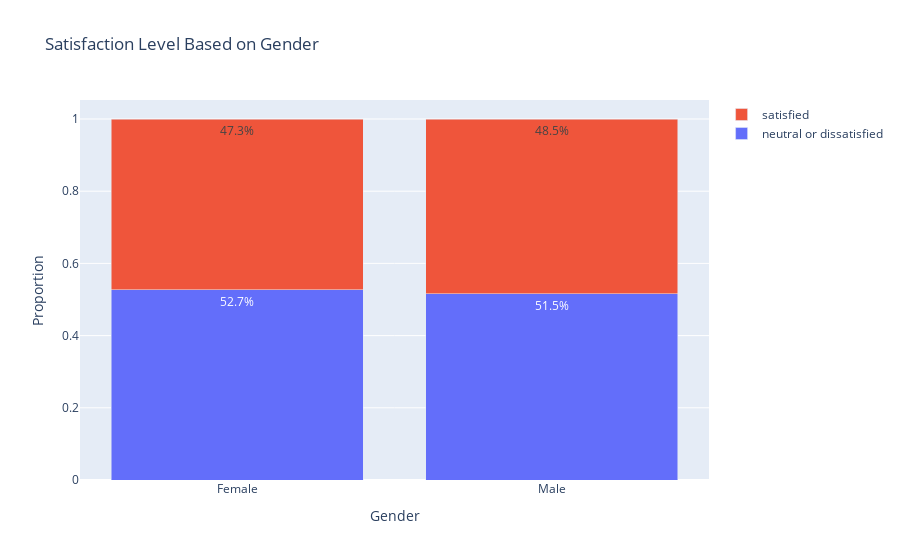

This figure's notebook cell:
### Code cell
import plotly.express as px
import plotly.graph_objects as go

satisfaction_dist = df.groupby(['Gender', 'satisfaction']).size().reset_index(name='Count')
satisfaction_dist['Proportion'] = satisfaction_dist.groupby('Gender')['Count'].transform(lambda x: x / x.sum())

fig = go.Figure()

for satisfaction_level in satisfaction_dist['satisfaction'].unique():
    subset = satisfaction_dist[satisfaction_dist['satisfaction'] == satisfaction_level]
    fig.add_trace(go.Bar(
        x=subset['Gender'],
        y=subset['Proportion'],
        name=str(satisfaction_level),
        text=[f'{p*100:.1f}%' for p in subset['Proportion']],
        textposition='inside'
    ))

fig.update_layout(
    barmode='stack',
    title='Satisfaction Level Based on Gender',
    xaxis_title='Gender',
    yaxis_title='Proportion',
    xaxis_tickvals=list(satisfaction_dist['Gender'].unique())
)

fig.show()

### Figure 1 — Plotly figure (JSON) as saved in the notebook; plotly's stock layout.template omitted (floating-point values rounded to 4 significant figures)
{"data": [{"name": "neutral or dissatisfied", "text": ["52.7%", "51.5%"], "textposition": "inside", "type": "bar", "x": ["Female", "Male"], "y": [0.5269, 0.5153]}, {"name": "satisfied", "text": ["47.3%", "48.5%"], "textposition": "inside", "type": "bar", "x": ["Female", "Male"], "y": [0.4731, 0.4847]}], "layout": {"autosize": true, "barmode": "stack", "title": {"text": "Satisfaction Level Based on Gender"}, "xaxis": {"autorange": true, "range": [-0.5, 1.5], "tickvals": ["Female", "Male"], "title": {"text": "Gender"}, "type": "category"}, "yaxis": {"autorange": true, "range": [0, 1.053], "title": {"text": "Proportion"}, "type": "linear"}}}
